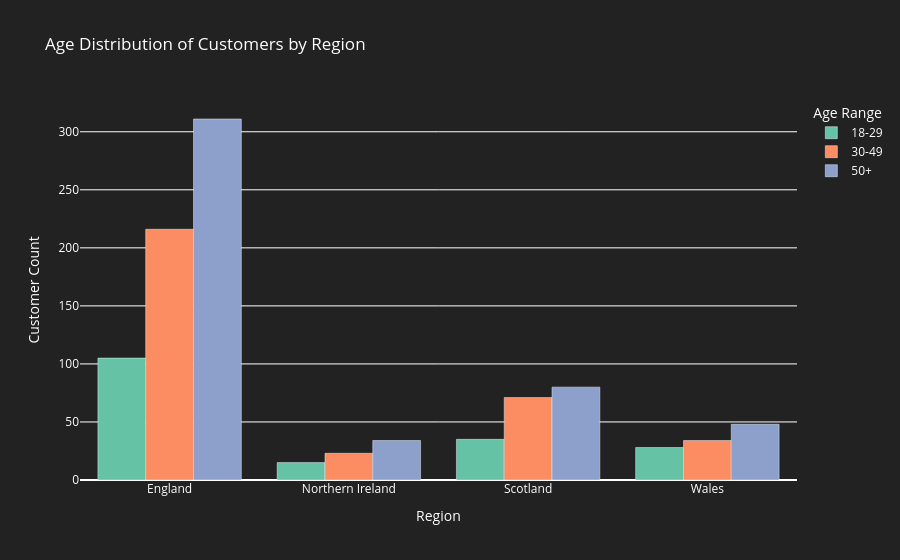

Source (notebook cell):
### Markdown cell above
### Grouped bar chart of age distribution by region

### Code cell
bins = [18, 30, 50, 100]
labels = ["18-29", "30-49", "50+"]

df_customers['age_group'] = pd.cut(
    df_customers['age'], bins=bins, labels=labels, right=False
    )
age_region_counts = df_customers.groupby(['region', 'age_group']).size().reset_index(name='count')
fig2 = px.bar(
    age_region_counts,
    x='region',
    y='count',
    color='age_group',
    barmode='group',
    labels={'region': 'Region', 'count': 'Customer Count', 'age_group': 'Age Range'},
    title='Age Distribution of Customers by Region',
    color_discrete_sequence=px.colors.qualitative.Set2
    )
fig2.update_layout(
    xaxis_title='Region',
    yaxis_title='Customer Count',
    plot_bgcolor='#222',
    paper_bgcolor='#222',
    font_color='white',
    title_font_color='white',
    legend_font_color='white',
    xaxis=dict(tickfont=dict(color='white')),
    yaxis=dict(tickfont=dict(color='white'))
    )
fig2.show()

### Figure 1 — Plotly figure (JSON) as saved in the notebook; plotly's stock layout.template omitted (floating-point values rounded to 4 significant figures)
{"data": [{"alignmentgroup": "True", "hovertemplate": "Age Range=18-29<br>Region=%{x}<br>Customer Count=%{y}<extra></extra>", "legendgroup": "18-29", "marker": {"color": "rgb(102,194,165)", "pattern": {"shape": ""}}, "name": "18-29", "offsetgroup": "18-29", "orientation": "v", "showlegend": true, "textposition": "auto", "type": "bar", "x": ["England", "Northern Ireland", "Scotland", "Wales"], "xaxis": "x", "y": [105, 15, 35, 28], "yaxis": "y"}, {"alignmentgroup": "True", "hovertemplate": "Age Range=30-49<br>Region=%{x}<br>Customer Count=%{y}<extra></extra>", "legendgroup": "30-49", "marker": {"color": "rgb(252,141,98)", "pattern": {"shape": ""}}, "name": "30-49", "offsetgroup": "30-49", "orientation": "v", "showlegend": true, "textposition": "auto", "type": "bar", "x": ["England", "Northern Ireland", "Scotland", "Wales"], "xaxis": "x", "y": [216, 23, 71, 34], "yaxis": "y"}, {"alignmentgroup": "True", "hovertemplate": "Age Range=50+<br>Region=%{x}<br>Customer Count=%{y}<extra></extra>", "legendgroup": "50+", "marker": {"color": "rgb(141,160,203)", "pattern": {"shape": ""}}, "name": "50+", "offsetgroup": "50+", "orientation": "v", "showlegend": true, "textposition": "auto", "type": "bar", "x": ["England", "Northern Ireland", "Scotland", "Wales"], "xaxis": "x", "y": [311, 34, 80, 48], "yaxis": "y"}], "layout": {"barmode": "group", "font": {"color": "white"}, "legend": {"font": {"color": "white"}, "title": {"text": "Age Range"}, "tracegroupgap": 0}, "paper_bgcolor": "#222", "plot_bgcolor": "#222", "title": {"font": {"color": "white"}, "text": "Age Distribution of Customers by Region"}, "xaxis": {"anchor": "y", "domain": [0, 1], "tickfont": {"color": "white"}, "title": {"text": "Region"}}, "yaxis": {"anchor": "x", "domain": [0, 1], "tickfont": {"color": "white"}, "title": {"text": "Customer Count"}}}}
